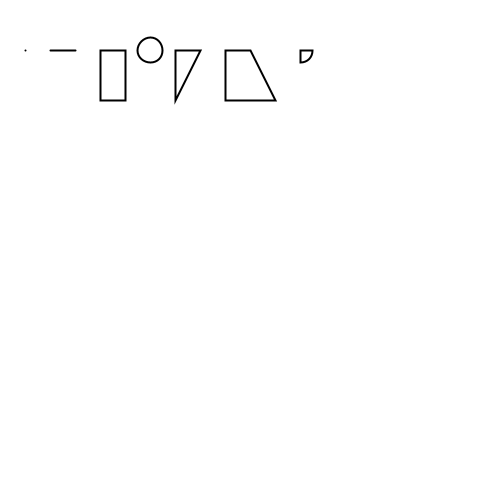
Frame 1 (no input)
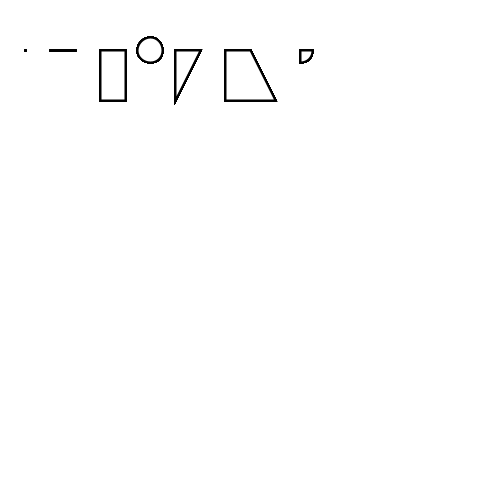
Frame 60 (the mouse pressed at the canvas centre just before this capture)
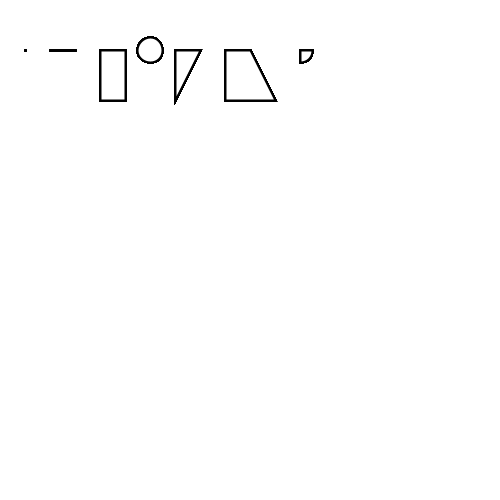
Frame 120 (the mouse held since frame 60 and released just before this capture)

The Processing sketch that drew these frames (run headless with seeded random() and noise(); from frame 60 on, the mouse is pressed at the canvas centre):

// Processing sketch: sample_2
// ── sample_2.pde
int y=50;
int x=25;


void setup() {
  size(500, 500);
  background(255);
}

void draw() {
  frameRate(10);

  strokeWeight(2);

  point( x, y );
  line ( x*2, y, x*3, y); 
  rect ( x*4, y, x, y);  
  ellipse ( x*6, y, x, x);  
  triangle ( x*7, y, x*8, y, x*7, y*2); 
  quad ( x*9, y, x*10, y, x*11, y*2, x*9, y*2); 

  arc ( x*12, y, x, x, 0, radians(90), CENTER); 
}
